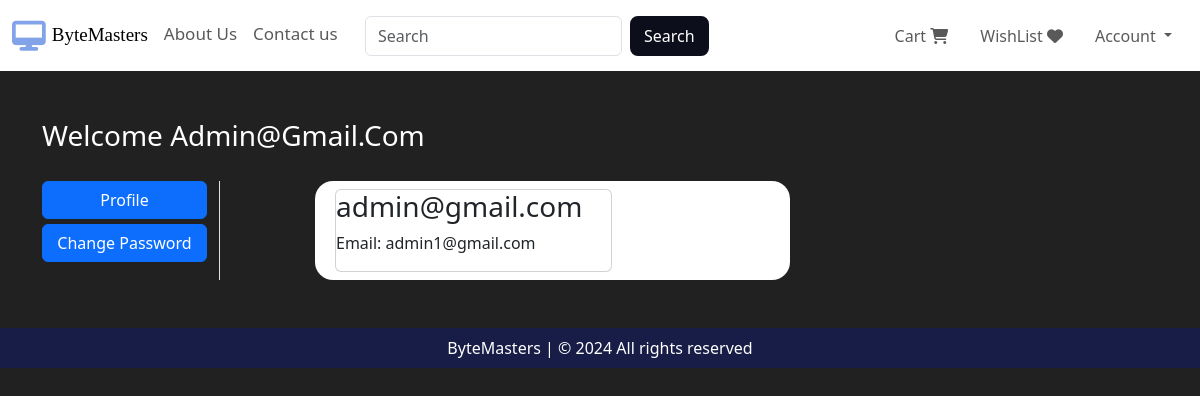
The page /profile/2 on the database its author committed.
### website/models.py (models this page shows, shortened)
class Customer(db.Model, UserMixin):
    id = db.Column(db.Integer, primary_key=True)
    email = db.Column(db.String(100), unique=True)
    username = db.Column(db.String(100))
    password_hash = db.Column(db.String(150))
    date_joined = db.Column(db.DateTime(), default=datetime.utcnow)
    cart_items = db.relationship('Cart', backref=db.backref('customer', lazy=True))
    orders = db.relationship('Order', backref=db.backref('customer', lazy=True))
    @property
    def password(self):
        raise AttributeError('Password is not a readable Attribute')

### website/auth.py (the view)
@auth.route('/profile/<int:customer_id>' , methods = ['POST' , 'GET'])
def profile(customer_id):
    customer = Customer.query.get(customer_id)
    return render_template('profile.html' , customer = customer)

### website/templates/profile.html (shortened to what this page needs)
{% extends 'base.html' %}
{% block body %}
<div class="container my-5">
    <div class="row">
        <h3 style="color: white;">Welcome <span class="text-capitalize">{{ customer.username }}</span></h3>
        <div class="col-sm-2 border-end" style="margin-top: 20px;">
            <ul class="list-unstyled">
                <li class="d-grid"><a href="#" class="btn btn-primary">Profile</a></li>
                <li class="d-grid"><a href="/changepassword/{{ customer.id }}" class="btn btn-primary" style="margin-top: 5px;">Change Password</a></li>
            </ul>
        </div>
        <div class="col-sm-5 offset-sm-1" style="background-color: white; border-radius: 18px; margin-top: 20px;">
            <div class="row">
                <div class="col-sm-8">
                    <div class="card m-2">
                        <h3>{{ customer.username }}</h3>
                        <p>Email: {{ customer.email }}</p>
                    </div>
                </div>
            </div>
        </div>
    </div>
</div>
{% endblock %}

### website/static/css/style.css (style rules this page uses)
a { text-decoration: none; color: #212121; }

### rows shown on the page
Customer: username "Admin@gmail.com", username "admin@gmail.com", email "admin1@gmail.com"
